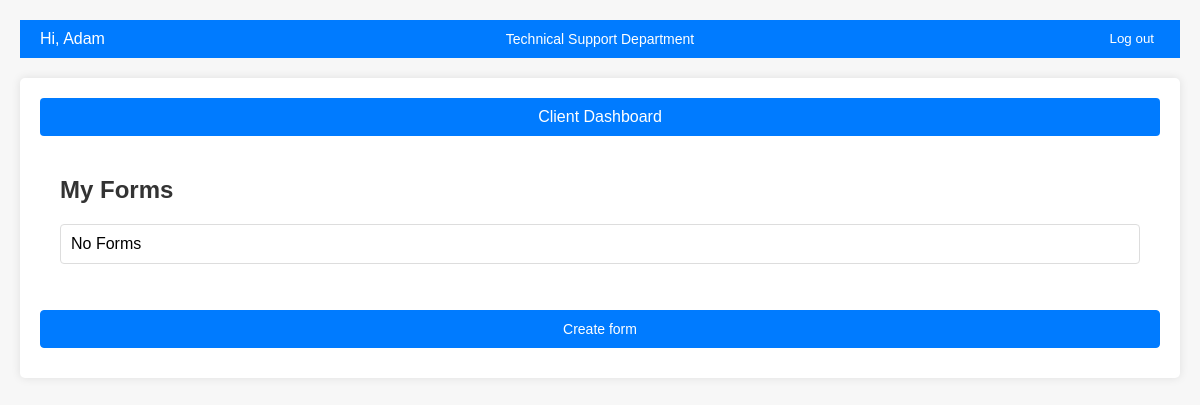
/customer_dashboard/ (signed in), run on an earlier commit of the app's database.
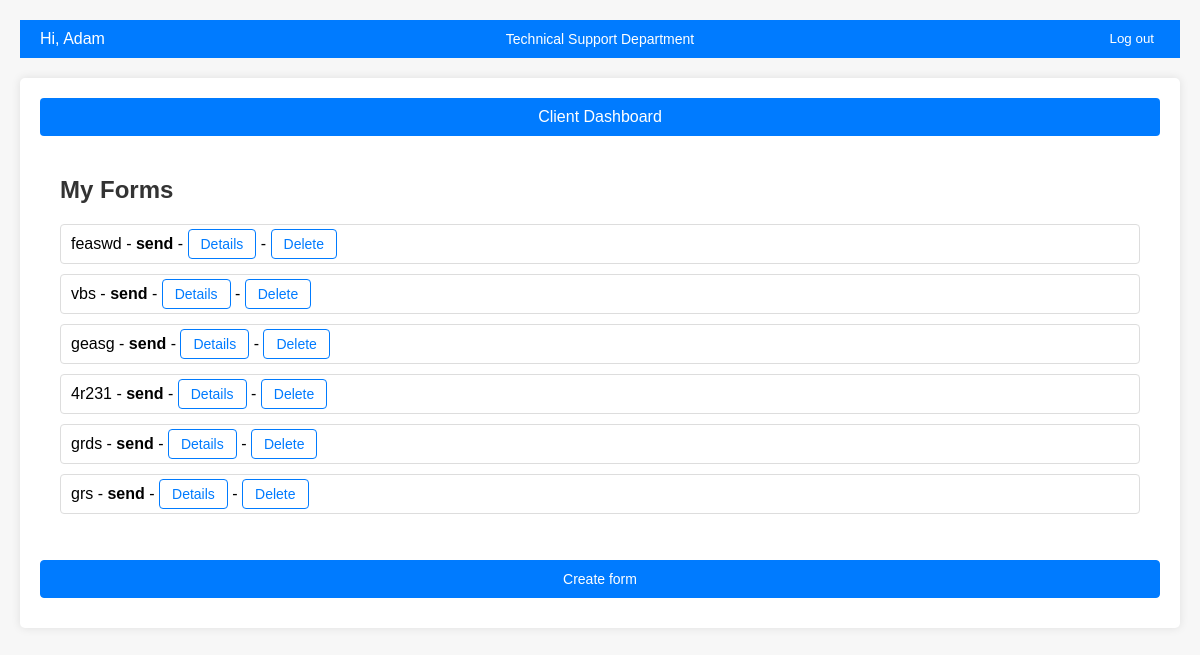
And on a later commit of the database.
### base/models.py (models this page shows, shortened)
class User(AbstractUser):
    email = models.EmailField(unique=True)
    is_customer = models.BooleanField(default=False)
    is_technik = models.BooleanField(default=True)
    pass

class Ticket(models.Model):
    STATUS_CHOICES = (
        ('Send', 'Wysłane'),
        ('Open', 'Otwarte'),
        ('Reviewed', 'Ocenione'),
        ('Closed', 'Zamknięte'),
    )
    ticket_id = models.UUIDField(default=uuid.uuid4, editable=False, unique=True)
    title = models.CharField(max_length=200)
    description = models.TextField(max_length=2000)
    answer = models.TextField(max_length=2000, null=True, blank=True)
    status = models.CharField(max_length=20, choices=STATUS_CHOICES, default='Send')
    created_at = models.DateTimeField(auto_now_add=True)
    author = models.ForeignKey(User, on_delete=models.CASCADE)
    technik = models.ForeignKey(User, on_delete=models.CASCADE, related_name='technik', null=True, blank=True)
    image = models.ImageField(upload_to='images/')

### base/views.py (the view)
# urls.py: path('customer_dashboard/', views.customer_dashboard, name = 'customer_dashboard'),
@login_required
def customer_dashboard(request):
    tickets = Ticket.objects.filter(author=request.user)
    return render (request, 'customer_dashboard.html', {'tickets': tickets})

### base/templates/customer_dashboard.html
{% extends 'dashboard.html' %}
{% block content %}
    <div class="dashboard-header">Client Dashboard</div>
    <div class="dashboard-content">
        {% include 'my_tickets.html' %}
    </div>
    <div>
        <a href="{% url 'create_ticket' %}" class="dashboard-link">Create form</a>
    </div>
{% endblock %}

### base/templates/dashboard.html (shortened to what this page needs)
<!DOCTYPE html>
{% load static %}
<html>
<head>
    <link rel="stylesheet" href="{% static 'style.css' %}"/>
</head>
<body>
    <div class="top-bar">
        <span class="user-name">Hi, {{ request.user.username }}</span>
        {% if request.user.is_technik == True %}
        <a href="{% url 'technik_dashboard' %}" style="color: white; text-decoration:none">Technical Support Department</a>
        {% else %}
        <a href="{% url 'customer_dashboard' %}" style="color: white; text-decoration: none;">Technical Support Department</a>
        {% endif %}
        <button type="button" class="logout-button" onclick="location.href='/logout';">Log out</button>
    </div>
    <div class="dashboard-container">
        {% block content %}
        {% endblock %}
    </div>
</body>
</html>

### base/templates/my_tickets.html (shortened to what this page needs)
<!DOCTYPE html>
{% load static %}
<html lang="en">
<head>
    <link rel="stylesheet" href="{% static 'style_my_tickets.css' %}"/>
</head>
<body>
    <h2>My Forms</h2>
    <ul>
        {% for ticket in tickets %}
            <li>
                {{ ticket.title }} - <span class="status">{{ ticket.status }}</span> - <a href="{% url 'view_ticket' ticket.ticket_id %}">Details</a> - <a href="{% url 'delete_ticket' ticket.ticket_id %}" onclick="return confirm('Are you sure you want to delete your form?');">Delete</a>
            </li>
        {% empty %}
            <li>No Forms</li>
        {% endfor %}
    </ul>
</body>
</html>

### base/static/style.css (style rules this page uses)
body { font-family: Arial, sans-serif; background-color: #f0f0f0; padding: 20px; }
.top-bar { background-color: #007bff; color: white; padding: 10px; text-align: center; position: relative; }
.user-name { position: absolute; left: 20px; top: 10px; }
.logout-button { position: absolute; right: 20px; top: 10px; border: none; background-color: transparent; color: white; cursor: pointer; }
.dashboard-container { background-color: white; padding: 20px; border-radius: 5px; box-shadow: 0 0 10px rgba(0, 0, 0, 0.1); margin-top: 20px; }
.dashboard-header { background-color: #007bff; color: white; padding: 10px; border-radius: 4px; text-align: center; }
.dashboard-content { padding: 20px; }
.dashboard-link { display: block; background-color: #007bff; color: white; text-align: center; padding: 10px; margin: 10px 0; border-radius: 4px; text-decoration: none; }

### base/static/style_my_tickets.css (style rules this page uses)
body { font-family: Arial, sans-serif; background-color: #f7f7f7; margin: 0; padding: 20px; }
h2 { color: #333; font-size: 24px; }
ul { list-style-type: none; padding: 0; }
li { background-color: #fff; border: 1px solid #ddd; padding: 10px; margin-bottom: 10px; border-radius: 4px; }
a { text-decoration: none; color: #007bff; padding: 6px 12px; border: 1px solid #007bff; border-radius: 4px; font-size: 14px; transition: background-color 0.3s, color 0.3s; }
.status { font-weight: bold; }

What changed in the data, as far as the page shows it:
changed User "Adam": is_technik True → False (drawn)
now on this page (row edited): Ticket: title "feaswd", status "send"
now on this page (row edited): Ticket: title "vbs", status "send"
added Ticket: title "geasg", status "send"
added Ticket: title "4r231", status "send"
added Ticket: title "grds", status "send"
added Ticket: title "grs", status "send"
Also different on the page:
text no longer shown: "No Forms"
